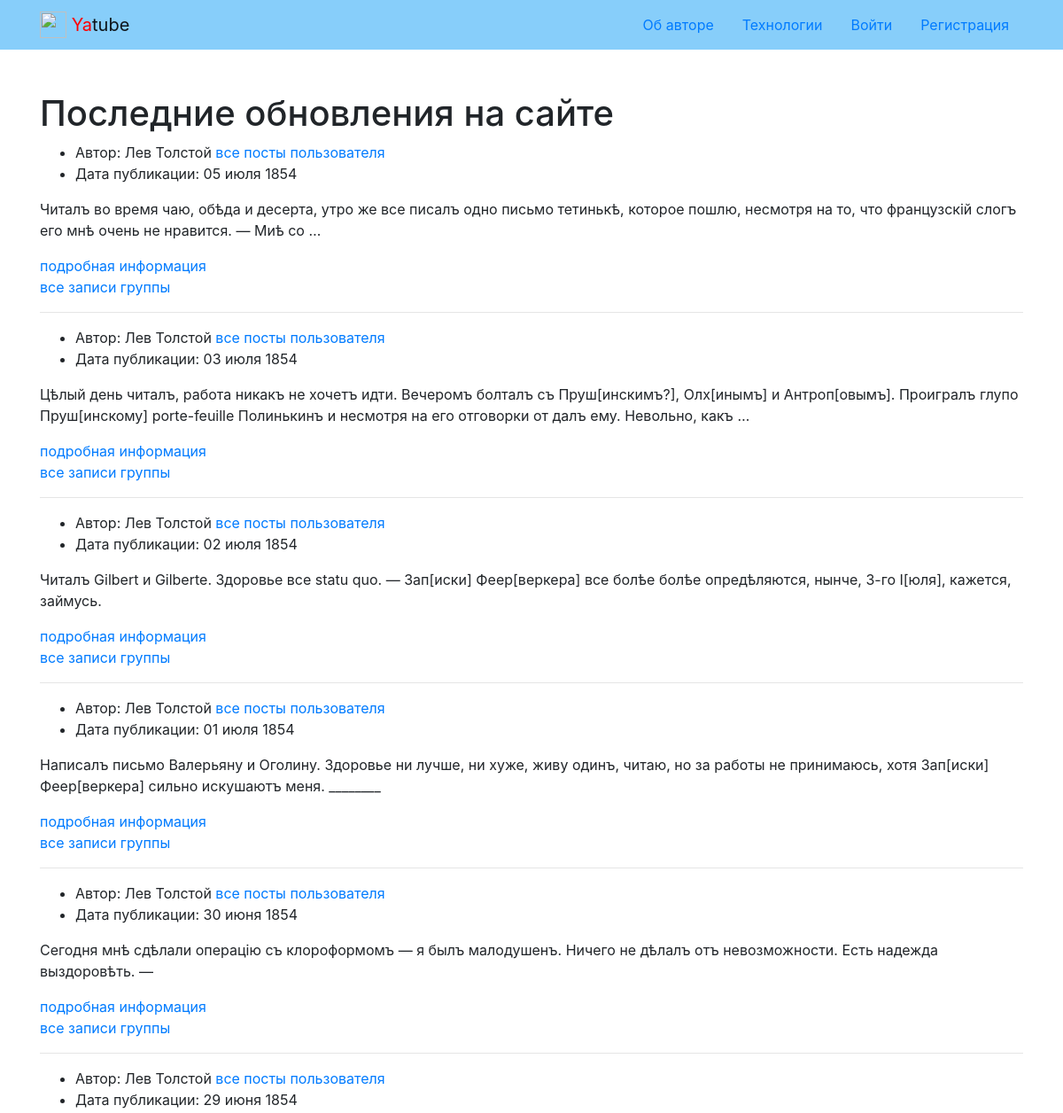
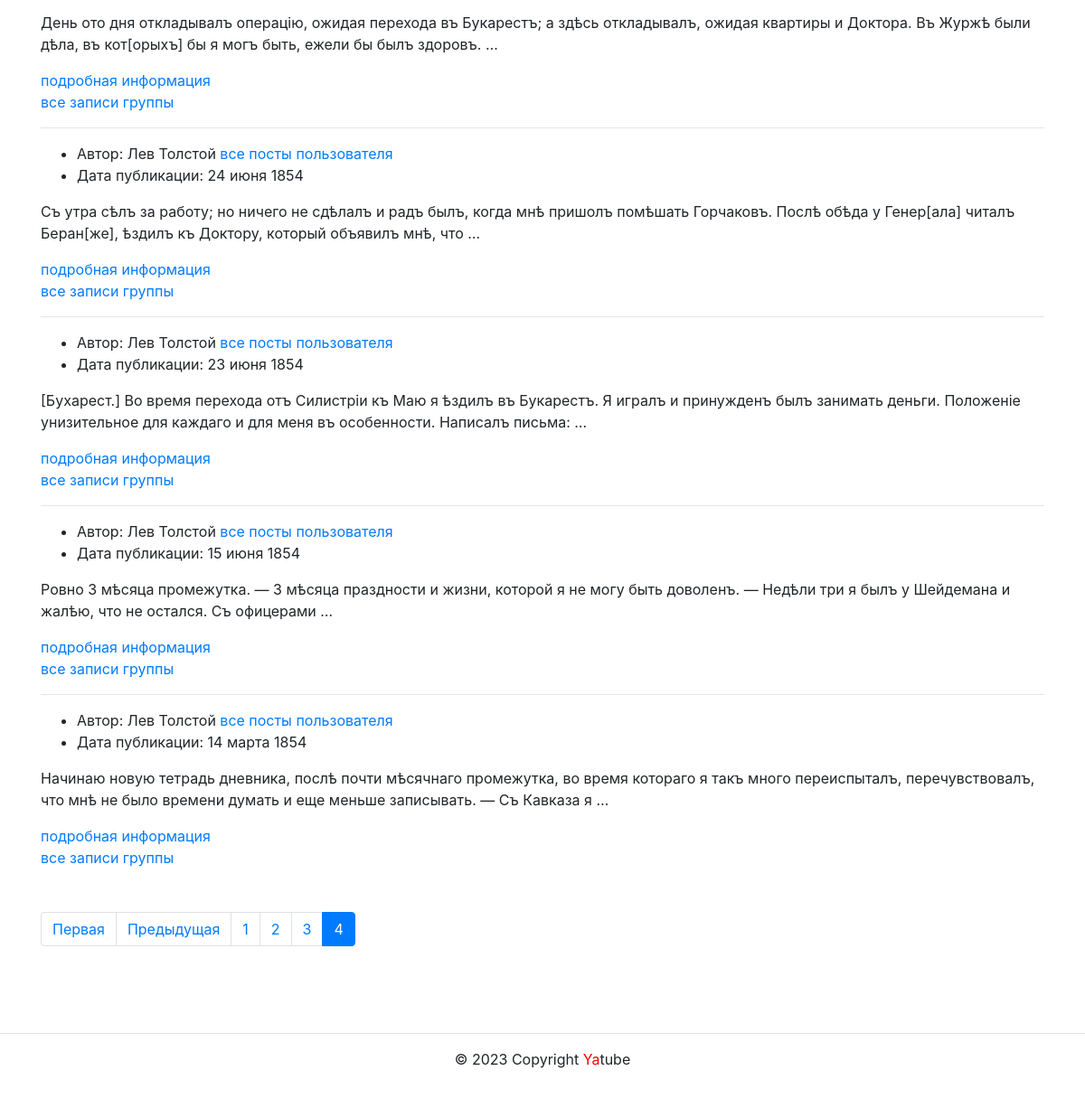
/?page=4, run on the app's committed database (2 pictures, top to bottom).
### posts/models.py (models this page shows, shortened)
class Post(models.Model):
    text = models.TextField(
        verbose_name='Текст поста',
        help_text='Введите текст поста'
    )
    pub_date = models.DateTimeField(
        auto_now_add=True,
        verbose_name='Дата публикации'
    )
    author = models.ForeignKey(
        User,
        on_delete=models.CASCADE,
        related_name='posts',
        verbose_name='Автор'
    )
    group = models.ForeignKey(
        Group,
        blank=True,
        null=True,
        on_delete=models.SET_NULL,
        related_name='posts',
        verbose_name='Группа',
        help_text='Группа, к которой будет относится пост'
    )
    image = models.ImageField(
        'Картинка',
        upload_to='posts/',
        blank=True
    )
    class Meta:
        ordering = ['-pub_date']
        verbose_name = 'Сообщения'
        verbose_name_plural = 'Сообщения'

### posts/views.py (the view)
# urls.py: path('', views.index, name='index'),
def index(request):
    post_list = Post.objects.select_related('author', 'group').all()
    page_obj = paginator(request, post_list)
    context = {
        'page_obj': page_obj
    }
    return render(request, 'posts/index.html', context)

### core/context_processors/year.py (called while the page is built)
def year(request):
    tz = pytz.timezone('Europe/Moscow')
    dt = datetime.now(tz)
    year = dt.year
    return {
        'year': year
    }

### posts/views.py (called while the page is built)
def paginator(request, posts):
    paginator = Paginator(posts, SELECT_LIMIT)
    page_number = request.GET.get('page')
    page_obj = paginator.get_page(page_number)
    return page_obj

### templates/posts/index.html (shortened to what this page needs)
{% extends 'base.html'%}
{% load cache %}
{% block content %}
  <div class="container py-5">
    <h1>Последние обновления на сайте</h1>
    <article>
      {% cache 20 index_page %}
        {% for post in page_obj %}
          {% include 'includes/post.html' %}
          {% if post.group %}
            <a href="{% url 'posts:group_list' post.group.slug %}">все записи группы</a>
          {% endif %}
          {% if not forloop.last %}<hr>{% endif %}
        {% endfor %}
      {% endcache %}
      {% include 'posts/includes/paginator.html' %}
    </article>
  </div>
{% endblock %}

### templates/includes/post.html (shortened to what this page needs)
{% load thumbnail %}
<ul>
  {% if not is_profile %}
    <li>
        Автор: {{ post.author.get_full_name }}
        <a href="{% url 'posts:profile' post.author %}">все посты пользователя</a>
    </li>
    {% endif %}
    <li>
      Дата публикации: {{ post.pub_date|date:"d E Y" }}
    </li>
</ul>
<p>{{ post.text|truncatewords:30 }}</p>
<a href="{% url 'posts:post_detail' post.id %}">подробная информация</a><br>

### data on the page
Post: author.get_full_name "Лев Толстой", pub_date "05 июля 1854", text "Читалъ во время чаю, обѣда и десерта, утро же все писалъ одно письмо тетинькѣ, которое пошлю, несмотря на то, что французскій слогъ его мнѣ очень не нравится. — Миѣ со …", shows "все записи группы"
Post: author.get_full_name "Лев Толстой", pub_date "03 июля 1854", text "Цѣлый день читалъ, работа никакъ не хочетъ идти. Вечеромъ болталъ съ Пруш[инскимъ?], Олх[инымъ] и Антроп[овымъ]. Проигралъ глупо Пруш[инскому] porte-feuille Полинькинъ и несмотря на его отговорки от далъ ему. Невольно, какъ …", shows "все записи группы"
Post: author.get_full_name "Лев Толстой", pub_date "02 июля 1854", text "Читалъ Gilbert и Gilberte. Здоровье все statu quo. — Зап[иски] Феер[веркера] все болѣе болѣе опредѣляются, нынче, 3-го І[юля], кажется, займусь.", shows "все записи группы"
Post: author.get_full_name "Лев Толстой", pub_date "01 июля 1854", text "Написалъ письмо Валерьяну и Оголину. Здоровье ни лучше, ни хуже, живу одинъ, читаю, но за работы не принимаюсь, хотя Зап[иски] Феер[веркера] сильно искушаютъ меня. ________", shows "все записи группы"
Post: author.get_full_name "Лев Толстой", pub_date "30 июня 1854", text "Сегодня мнѣ сдѣлали операцію съ клороформомъ — я былъ малодушенъ. Ничего не дѣлалъ отъ невозможности. Есть надежда выздоровѣть. —", shows "все записи группы"
Post: author.get_full_name "Лев Толстой", pub_date "29 июня 1854", text "День ото дня откладывалъ операцію, ожидая перехода въ Букарестъ; a здѣсь откладывалъ, ожидая квартиры и Доктора. Въ Журжѣ были дѣла, въ кот[орыхъ] бы я могъ быть, ежели бы былъ здоровъ. …", shows "все записи группы"
Post: author.get_full_name "Лев Толстой", pub_date "24 июня 1854", text "Съ утра сѣлъ за работу; но ничего не сдѣлалъ и радъ былъ, когда мнѣ пришолъ помѣшать Горчаковъ. Послѣ обѣда у Генер[ала] читалъ Беран[же], ѣздилъ къ Доктору, который объявилъ мнѣ, что …", shows "все записи группы"
Post: author.get_full_name "Лев Толстой", pub_date "23 июня 1854", text "[Бухарест.] Во время перехода отъ Силистріи къ Маю я ѣздилъ въ Букарестъ. Я игралъ и принужденъ былъ занимать деньги. Положеніе унизительное для каждаго и для меня въ особенности. Написалъ письма: …", shows "все записи группы"
Post: author.get_full_name "Лев Толстой", pub_date "15 июня 1854", text "Ровно 3 мѣсяца промежутка. — 3 мѣсяца праздности и жизни, которой я не могу быть доволенъ. — Недѣли три я былъ у Шейдемана и жалѣю, что не остался. Съ офицерами …", shows "все записи группы"
Post: author.get_full_name "Лев Толстой", pub_date "14 марта 1854", text "Начинаю новую тетрадь дневника, послѣ почти мѣсячнаго промежутка, во время котораго я такъ много переиспыталъ, перечувствовалъ, что мнѣ не было времени думать и еще меньше записывать. — Съ Кавказа я …", shows "все записи группы"

### other printed values
{{ i }} "1" "2" "3"
{{ i }} "4"
